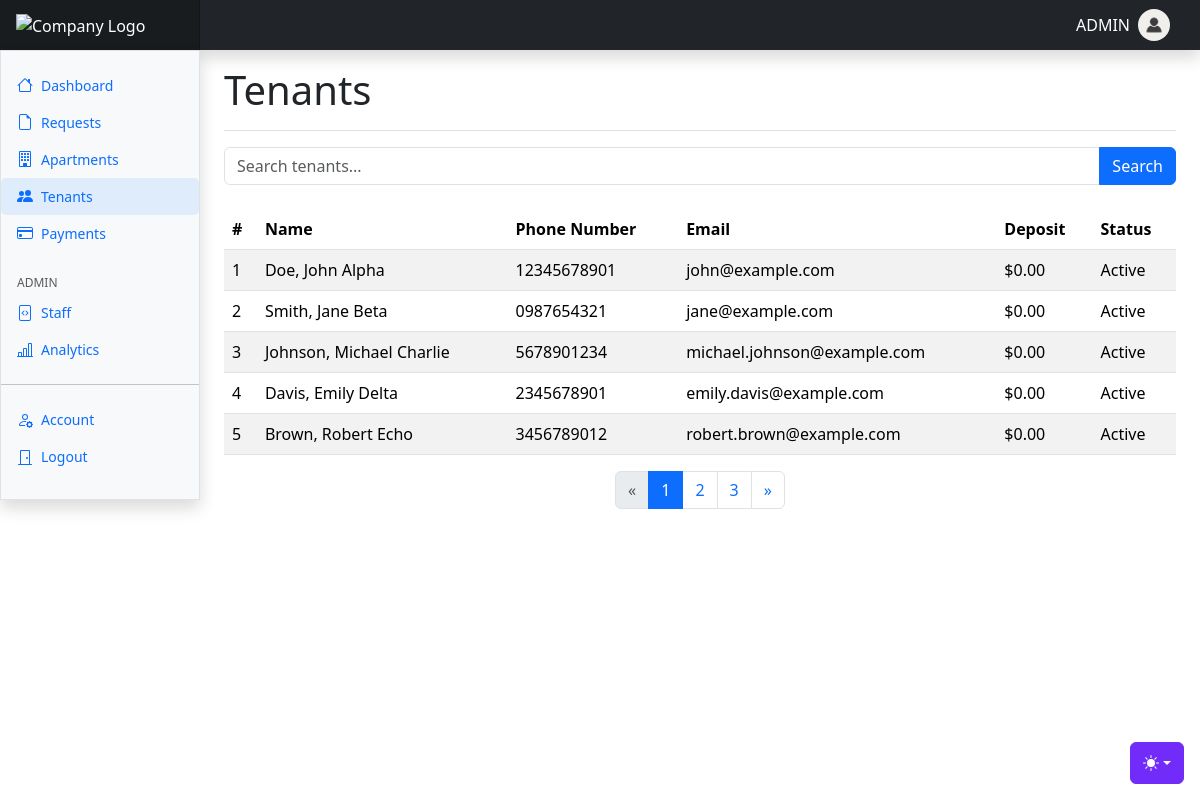
Screenshot of /app/index.php?page=admin.tenants (signed in) with the database file from the repository.
### tables this page shows
CREATE TABLE `user` (
  `user_ID` int(11) NOT NULL,
  `tenant_ID` int(11) DEFAULT NULL,
  `staff_ID` int(11) DEFAULT NULL,
  `username` varchar(255) NOT NULL,
  `password` varchar(255) NOT NULL,
  `userRole` enum('Admin','Manager','Tenant') NOT NULL,
  `picDirectory` varchar(255) DEFAULT NULL
);

CREATE TABLE `tenant` (
  `tenant_ID` int(11) NOT NULL,
  `firstName` varchar(255) NOT NULL,
  `lastName` varchar(255) NOT NULL,
  `middleName` varchar(255) DEFAULT NULL,
  `dateOfBirth` date NOT NULL,
  `phoneNumber` varchar(15) NOT NULL,
  `emailAddress` varchar(50) NOT NULL,
  `deposit` decimal(10,2) DEFAULT 0.00,
  `tenantStatus` enum('Active','Inactive') DEFAULT 'Active'
);

### app/views/admin/admin.tenants.php (the view, shortened to what this page needs)
<main class="col-md-9 ms-sm-auto col-lg-10 px-md-4">
    <div class="d-flex justify-content-between flex-wrap flex-md-nowrap align-items-center pt-3 pb-2 mb-3 border-bottom">
        <h1 class="h1">Tenants</h1>
    </div>
    <form class="mb-4" action="<?php echo htmlspecialchars($_SERVER["PHP_SELF"]); ?>" method="GET">
        <div class="input-group">
            <input type="text" class="form-control" placeholder="Search tenants..." name="search">
            <button class="btn btn-primary" type="submit">Search</button>
        </div>
    </form>
    <div class="table-responsive">
    <?php
    include 'core/database.php';
    $search = '';
    $sql = "SELECT * FROM tenant WHERE CONCAT(lastName, ' ', firstName, ' ', middleName) LIKE '%$search%'";
    $result = $conn->query($sql);
    if ($result->num_rows > 0) {
        echo '<table class="table table-striped table-hover">';
        echo '<thead>';
        echo '<tr>';
        echo '<th>#</th>';
        echo '<th>Name</th>';
        echo '<th>Phone Number</th>';
        echo '<th>Email</th>';
        echo '<th>Deposit</th>';
        echo '<th>Status</th>';
        echo '</tr>';
        echo '</thead>';
        echo '<tbody>';
        $count = 1;
        while ($row = $result->fetch_assoc()) {
            echo '<tr>';
            echo '<td>' . $count++ . '</td>';
            echo '<td>' . $row['lastName'] . ', ' . $row['firstName'] . ' ' . $row['middleName'] . '</td>';
            echo '<td>' . $row['phoneNumber'] . '</td>';
            echo '<td>' . $row['emailAddress'] . '</td>';
            echo '<td>$' . number_format($row['deposit'], 2) . '</td>';
            echo '<td>' . $row['tenantStatus'] . '</td>';
            echo '</tr>';
        }
        echo '</tbody>';
        echo '</table>';
    } else {
        echo 'No tenants found.';
    }
    ?>
    </div>
    <nav aria-label="Page navigation">
        <ul class="pagination justify-content-center">
            <li class="page-item disabled">
                <a class="page-link" href="#" tabindex="-1" aria-disabled="true">
                    <span aria-hidden="true">&laquo;</span>
                </a>
            </li>
            <li class="page-item active" aria-current="page">
                <a class="page-link" href="#">1 <span class="sr-only">(current)</span></a>
            </li>
            <li class="page-item"><a class="page-link" href="#">2</a></li>
            <li class="page-item"><a class="page-link" href="#">3</a></li>
            <li class="page-item">
                <a class="page-link" href="#">
                    <span aria-hidden="true">&raquo;</span>
                </a>
            </li>
        </ul>
    </nav>
</main>

### app/index.php (shortened to what this page needs)
<!doctype html>
<html lang="en" data-bs-theme="light">
<head>
  <link href="assets/dist/css/bootstrap.min.css" rel="stylesheet">
  <link href="assets/src/css/dashboard.css" rel="stylesheet">
  <link href="assets/src/css/themes.css" rel="stylesheet">
</head>
<body>
  <?php
      include ('core/themes.php');
      $role = $_SESSION['role'] ?? 'tenant';
      $dashboardPage = match ($role) {
          'admin' => 'index.php?page=admin.dashboard',
          'manager' => 'index.php?page=manager.dashboard',
          'tenant' => 'index.php?page=tenant.dashboard',
      };
  ?>
  <header class="navbar sticky-top bg-dark flex-md-nowrap p-0 shadow">
    <a class="navbar-brand col-md-3 col-lg-2 me-0 px-3 fs-6 text-white" href="<?= htmlspecialchars($dashboardPage) ?>">
        <img src="assets/src/svg/c.svg" alt="Company Logo" style="width: 100%; height: 80%">
    </a>
    <ul class="navbar-nav flex-row">
        <?php
            include 'core/database.php';
            $loggedInUserID = $_SESSION['user_id'] ?? null;
            $username = "";
            if ($loggedInUserID) {
                $query = "SELECT username FROM user WHERE user_ID = ?";
                $stmt = $conn->prepare($query);
                $stmt->bind_param('i', $loggedInUserID);
                $stmt->execute();
                $stmt->bind_result($username);
            } else {
                echo "User not logged in.";
            }
        ?>
        <li class="nav-item text-nowrap d-none d-md-flex align-items-center text-white">
            <div class="navbar-nav">
                <span class="px-2"><?= htmlspecialchars($username) ?></span>
            </div>
            <a href="#" id="accountPictureTrigger" data-bs-toggle="modal" data-bs-target="#staffAccountModal">
                <img src="uploads\staff\placeholder.jpg" class="img-fluid rounded-circle" style="width: 32px; height: 32px;" alt="Account Picture">
            </a>
        </li>
    </ul>
  </header>
  <?php
  if (isset($_SESSION['role'])) {
    switch ($_SESSION['role']) {
      case 'admin':
        $sideBar = 'views/admin/admin.sidebar';
        $page = 'views/admin/admin.dashboard';
        break;
    }
    include $sideBar . '.php';
    if (isset($_GET['page'])) {
      $page = $_GET['page'];
      include 'views/' .  $role . '/' . $page . '.php';
    } else {
      include $page . '.php';
    }
  }
  ?>
  </div>
  </div>
</body>
</html>

### app/core/themes.php (shortened to what this page needs)
<div class="dropdown position-fixed bottom-0 end-0 mb-3 me-3 bd-mode-toggle">
  <button class="btn btn-bd-primary py-2 dropdown-toggle d-flex align-items-center" id="bd-theme" type="button"
    aria-expanded="false" data-bs-toggle="dropdown" aria-label="Toggle theme (auto)">
    <svg class="bi my-1 theme-icon-active" width="1em" height="1em">
      <use href="#circle-half"></use>
    </svg>
  </button>
</div>

### app/views/common/modal.changePassword.php (shortened to what this page needs)
<link href="assets/dist/font-awesome/css/all.min.css" rel="stylesheet">

### app/views/admin/admin.sidebar.php (shortened to what this page needs)
<?php include('views/common/modal.changePassword.php'); ?>
<div class="container-fluid">
    <div class="row">
      <div class="sidebar position-fixed border border-right col-md-3 col-lg-2 p-0 bg-body-tertiary shadow">
        <div class="offcanvas-md offcanvas-end bg-body-tertiary" tabindex="-1" id="sidebarMenu" aria-labelledby="sidebarMenuLabel">
          <div class="offcanvas-body d-md-flex flex-column p-0 pt-lg-3 overflow-y-auto">
            <ul class="nav flex-column">
            <?php
              $currentPage = isset($_GET['page']) ? $_GET['page'] : '';
            ?>
              <li class="nav-item">
                <a class="nav-link d-flex align-items-center gap-2 <?php echo $currentPage === 'admin.dashboard' ? 'selected' : 'highlight'; ?>" aria-current="page" href="index.php?page=admin.dashboard">
                  <svg class="bi" xmlns="http://www.w3.org/2000/svg" width="16" height="16" viewBox="0 0 16 16">
                      <use xlink:href="<?php echo $currentPage === 'admin.dashboard' ? '#house-fill' : '#house'; ?>" />
                  </svg>
                  Dashboard
                </a>
              </li>
              <li class="nav-item">
                <a class="nav-link d-flex align-items-center gap-2 <?php echo $currentPage === 'admin.requests' ? 'selected' : 'highlight'; ?>" aria-current="page" href="?page=admin.requests">
                  <svg class="bi" xmlns="http://www.w3.org/2000/svg" width="16" height="16" viewBox="0 0 16 16">
                      <use xlink:href="<?php echo $currentPage === 'admin.requests' ? '#file-earmark-fill' : '#file-earmark'; ?>" />
                  </svg>
                  Requests
                </a>
              </li>
              <li class="nav-item">
                <a class="nav-link d-flex align-items-center gap-2 <?php echo $currentPage === 'admin.apartments' ? 'selected' : 'highlight'; ?>" aria-current="page" href="index.php?page=admin.apartments">
                  <svg class="bi" xmlns="http://www.w3.org/2000/svg" width="16" height="16" viewBox="0 0 16 16">
                      <use xlink:href="<?php echo $currentPage === 'admin.apartments' ? '#building-fill' : '#building'; ?>" />
                  </svg>
                  Apartments
                </a>
              </li>
              <li class="nav-item">
                <a class="nav-link d-flex align-items-center gap-2 <?php echo $currentPage === 'admin.tenants' ? 'selected' : 'highlight'; ?>" aria-current="page" href="index.php?page=admin.tenants">
                  <svg class="bi" xmlns="http://www.w3.org/2000/svg" width="16" height="16" viewBox="0 0 16 16">
                      <use xlink:href="<?php echo $currentPage === 'admin.tenants' ? '#people-fill' : '#people'; ?>" />
                  </svg>
                  Tenants
                </a>
              </li>
              <li class="nav-item">
                <a class="nav-link d-flex align-items-center gap-2 <?php echo $currentPage === 'admin.payments' ? 'selected' : 'highlight'; ?>" aria-current="page" href="index.php?page=admin.payments">
                  <svg class="bi" xmlns="http://www.w3.org/2000/svg" width="16" height="16" viewBox="0 0 16 16">
                      <use xlink:href="<?php echo $currentPage === 'admin.payments' ? '#credit-card-fill' : '#credit-card'; ?>" />
                  </svg>
                  Payments
                </a>
              </li>
            </ul>
            <h6
              class="sidebar-heading d-flex justify-content-between align-items-center px-3 mt-4 mb-1 text-body-secondary text-uppercase">
              <span>ADMIN</span>
            </h6>
            <ul class="nav flex-column mb-auto">
              <li class="nav-item">
                <a class="nav-link d-flex align-items-center gap-2 <?php echo $currentPage === 'admin.staff' ? 'selected' : 'highlight'; ?>" aria-current="page" href="index.php?page=admin.staff">
                  <svg class="bi" xmlns="http://www.w3.org/2000/svg" width="16" height="16" viewBox="0 0 16 16">
                      <use xlink:href="<?php echo $currentPage === 'admin.staff' ? '#file-code-fill' : '#file-code'; ?>" />
                  </svg>
                  Staff
                </a>
              </li>
              <li class="nav-item">
                <a class="nav-link d-flex align-items-center gap-2 <?php echo $currentPage === 'admin.analytics' ? 'selected' : 'highlight'; ?>" aria-current="page" href="index.php?page=admin.analytics">
                  <svg class="bi" xmlns="http://www.w3.org/2000/svg" width="16" height="16" viewBox="0 0 16 16">
                      <use xlink:href="<?php echo $currentPage === 'admin.analytics' ? '#bar-chart-line-fill' : '#bar-chart-line'; ?>" />
                  </svg>
                  Analytics
                </a>
              </li>
            </ul>
            <hr class="my-3">
          <ul class="nav flex-column mb-auto">
            <li class="nav-item">
                <a class="nav-link d-flex align-items-center gap-2 highlight" href="#" data-bs-toggle="modal" data-bs-target="#staffAccountModal">
                    <svg xmlns="http://www.w3.org/2000/svg" width="16" height="16" fill="currentColor" class="bi bi-person-gear" viewBox="0 0 16 16">
                        <use xlink:href="#person-gear" />
                    </svg>
                    Account
                </a>
            </li>
            <li class="nav-item">
              <a id="logout-link" class="nav-link d-flex align-items-center gap-2 highlight" href="handlers/common/logout.php">
                  <svg id="logout-icon" class="bi" xmlns="http://www.w3.org/2000/svg" width="16" height="16" fill="currentColor" viewBox="0 0 16 16">
                      <use xlink:href="#door-closed" class="door-icon" />
                  </svg>
                  Logout
              </a>
            </li>
          </ul>
          <br>
        </div>
      </div>
    </div>

### app/assets/src/css/dashboard.css (style rules this page uses)
.bi { display: inline-block; width: 1rem; height: 1rem; }
.sidebar .nav-link { font-size: .875rem; font-weight: 500; }
.sidebar-heading { font-size: .75rem; }
.navbar-brand { padding-top: .75rem; padding-bottom: .75rem; background-color: rgba(0, 0, 0, .25); box-shadow: inset -1px 0 0 rgba(0, 0, 0, .25); }
.bi { vertical-align: -.125em; fill: currentColor; }
.btn-bd-primary { --bd-violet-bg: #712cf9; --bd-violet-rgb: 112.520718, 44.062154, 249.437846; --bs-btn-font-weight: 600; --bs-btn-color: var(--bs-white); --bs-btn-bg: var(--bd-violet-bg); --bs-btn-border-color: var(--bd-violet-bg); --bs-btn-hover-color: var(--bs-white); --bs-btn-hover-bg: #6528e0; --bs-btn-hover-border-color: #6528e0; --bs-btn-focus-shadow-rgb: var(--bd-violet-rgb); --bs-btn-active-color: var(--bs-btn-hover-color); --bs-btn-active-bg: #5a23c8; --bs-btn-active-border-color: #5a23c8; }
.bd-mode-toggle { z-index: 1500; }

### app/assets/src/css/themes.css (style rules this page uses)
* { margin: 0px; padding: 0px; }
.bi { vertical-align: -.125em; fill: currentColor; }
.btn-bd-primary { --bd-violet-bg: #712cf9; --bd-violet-rgb: 112.520718, 44.062154, 249.437846; --bs-btn-font-weight: 600; --bs-btn-color: var(--bs-white); --bs-btn-bg: var(--bd-violet-bg); --bs-btn-border-color: var(--bd-violet-bg); --bs-btn-hover-color: var(--bs-white); --bs-btn-hover-bg: #6528e0; --bs-btn-hover-border-color: #6528e0; --bs-btn-focus-shadow-rgb: var(--bd-violet-rgb); --bs-btn-active-color: var(--bs-btn-hover-color); --bs-btn-active-bg: #5a23c8; --bs-btn-active-border-color: #5a23c8; }
.bd-mode-toggle { z-index: 99999; }

### app/index.php (style rules this page uses)
#accountPictureTrigger img { display: block; margin-right: 30px; }

### app/views/admin/admin.sidebar.php (style rules this page uses)
.sidebar, .offcanvas-md { z-index: 1050; }
.selected { background-color: rgba(0, 123, 255, 0.1); border-radius: 5px; }
.highlight { transition: background-color 0.3s; }

### rows the page displays
user: username "ADMIN"
tenant: lastName "Doe", firstName "John", middleName "Alpha", phoneNumber "12345678901", emailAddress "john@example.com", deposit "0.00", tenantStatus "Active"
tenant: lastName "Smith", firstName "Jane", middleName "Beta", phoneNumber "0987654321", emailAddress "jane@example.com", deposit "0.00", tenantStatus "Active"
tenant: lastName "Johnson", firstName "Michael", middleName "Charlie", phoneNumber "5678901234", emailAddress "michael.johnson@example.com", deposit "0.00", tenantStatus "Active"
tenant: lastName "Davis", firstName "Emily", middleName "Delta", phoneNumber "2345678901", emailAddress "emily.davis@example.com", deposit "0.00", tenantStatus "Active"
tenant: lastName "Brown", firstName "Robert", middleName "Echo", phoneNumber "3456789012", emailAddress "robert.brown@example.com", deposit "0.00", tenantStatus "Active"
